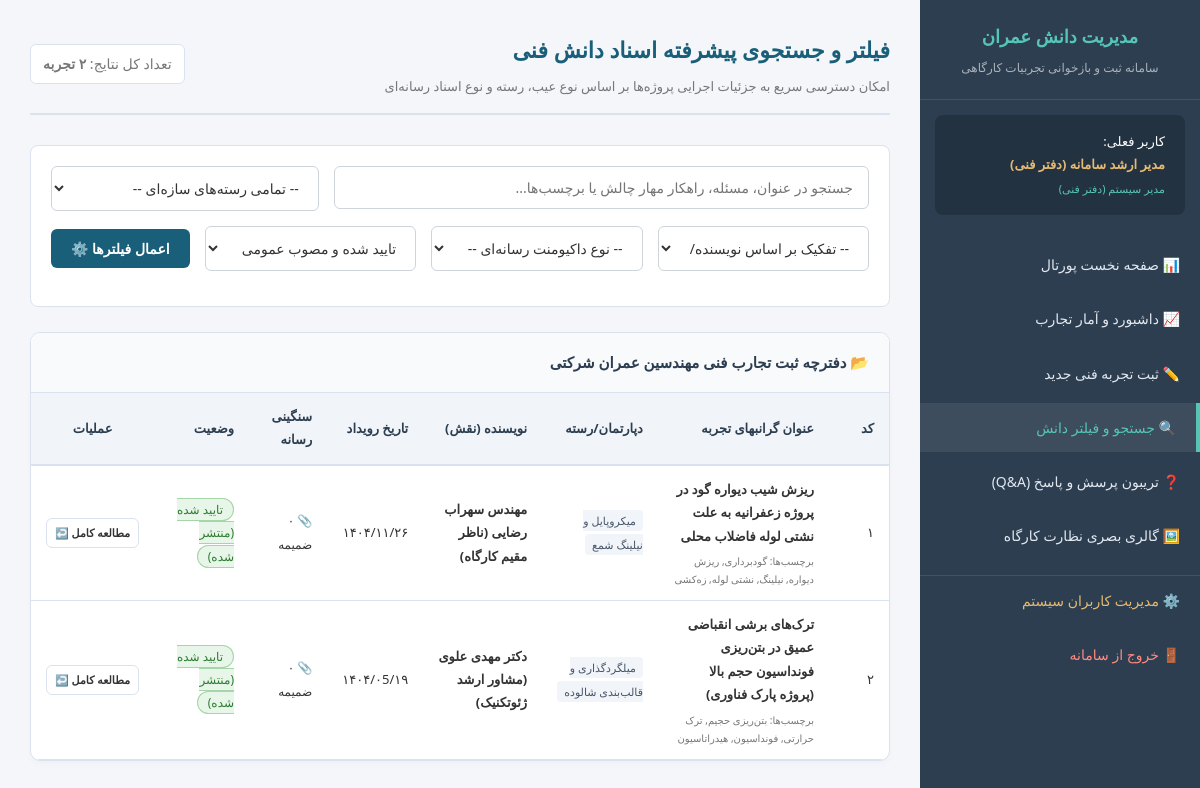
Page /knowledge_list.php (signed in) on the committed database.
### tables this page shows
CREATE TABLE IF NOT EXISTS `knowledge_entries` (
  `id` INT AUTO_INCREMENT PRIMARY KEY,
  `user_id` INT NOT NULL,
  `title` VARCHAR(255) NOT NULL,
  `problem` TEXT NOT NULL,
  `solution` TEXT NOT NULL,
  `result` TEXT DEFAULT NULL,
  `category_id` INT DEFAULT NULL,
  `keywords` VARCHAR(255) DEFAULT NULL,
  `date_occurred` DATE DEFAULT NULL,
  `status` ENUM('draft', 'approved', 'rejected') NOT NULL DEFAULT 'draft',
  `views` INT NOT NULL DEFAULT 0,
  `created_at` TIMESTAMP DEFAULT CURRENT_TIMESTAMP,
  `updated_at` TIMESTAMP DEFAULT CURRENT_TIMESTAMP ON UPDATE CURRENT_TIMESTAMP,
  FOREIGN KEY (`user_id`) REFERENCES `users` (`id`) ON DELETE CASCADE,
  FOREIGN KEY (`category_id`) REFERENCES `categories` (`id`) ON DELETE SET NULL
);

CREATE TABLE IF NOT EXISTS `categories` (
  `id` INT AUTO_INCREMENT PRIMARY KEY,
  `name` VARCHAR(100) NOT NULL,
  `parent_id` INT DEFAULT NULL,
  FOREIGN KEY (`parent_id`) REFERENCES `categories` (`id`) ON DELETE SET NULL
);

CREATE TABLE IF NOT EXISTS `users` (
  `id` INT AUTO_INCREMENT PRIMARY KEY,
  `username` VARCHAR(50) NOT NULL UNIQUE,
  `password_hash` VARCHAR(255) NOT NULL,
  `full_name` VARCHAR(100) NOT NULL,
  `role` ENUM('admin', 'expert', 'contributor') NOT NULL DEFAULT 'contributor',
  `password_must_change` TINYINT(1) NOT NULL DEFAULT 1,
  `created_at` TIMESTAMP DEFAULT CURRENT_TIMESTAMP
);

### knowledge_list.php (the view, shortened to what this page needs)
<?php
require_once __DIR__ . '/functions.php';
$user_role = $_SESSION['user_role'];
$user_id = $_SESSION['user_id'];
$search = isset($_GET['search']) ? trim($_GET['search']) : '';
$status_filter = isset($_GET['status']) ? trim($_GET['status']) : 'approved';
$limit = 10;
$page = isset($_GET['page']) ? (int)$_GET['page'] : 1;
$offset = ($page - 1) * $limit;
$query_parts = [];
$params = [];
if ($user_role === 'contributor') {
    $query_parts[] = "(k.status = 'approved' OR k.user_id = ?)";
    $params[] = $user_id;
} else {
    if (!empty($status_filter)) {
        $query_parts[] = "k.status = ?";
        $params[] = $status_filter;
    }
}
$where_clause = "";
if (count($query_parts) > 0) {
    $where_clause = "WHERE " . implode(" AND ", $query_parts);
}
try {
    $count_sql = "
        SELECT COUNT(DISTINCT k.id)
        FROM knowledge_entries k
        LEFT JOIN categories c ON k.category_id = c.id
        $where_clause
    ";
    $count_stmt = $pdo->prepare($count_sql);
    $count_stmt->execute($params);
    $total_rows = $count_stmt->fetchColumn();
    $data_sql = "
        SELECT k.*, u.full_name as author, c.name as category_name,
               (SELECT COUNT(*) FROM media m WHERE m.entry_type = 'knowledge' AND m.entry_id = k.id) as media_count
        FROM knowledge_entries k
        JOIN users u ON k.user_id = u.id
        LEFT JOIN categories c ON k.category_id = c.id
        $where_clause
        ORDER BY k.created_at DESC
        LIMIT $limit OFFSET $offset
    ";
    $stmt_data = $pdo->prepare($data_sql);
    $stmt_data->execute($params);
    $entries = $stmt_data->fetchAll();
} catch (PDOException $e) {
    die("خطا در محاسبات موتور آرشیو دانش: " . h($e->getMessage()));
}
?>
<!DOCTYPE html>
<html lang="fa" dir="rtl">
<head>
    <link rel="stylesheet" href="style.css">
</head>
<body>
<div class="wrapper">
    <aside class="sidebar">
        <div class="sidebar-header">
            <h1>مدیریت دانش عمران</h1>
            <p>سامانه ثبت و بازخوانی تجربیات کارگاهی</p>
        </div>
        <div class="user-profile-widget">
            <span class="text-muted">کاربر فعلی:</span><br>
            <span class="user-name"><?= h($_SESSION['user_fullname']) ?></span><br>
            <span style="font-size: 11px; color:#57c5b6;"><?= get_role_name($_SESSION['user_role']) ?></span>
        </div>
        <ul class="sidebar-menu">
            <li><a href="index.php">📊 صفحه نخست پورتال</a></li>
            <li><a href="dashboard.php">📈 داشبورد و آمار تجارب</a></li>
            <li><a href="add_knowledge.php">✏️ ثبت تجربه فنی جدید</a></li>
            <li class="active"><a href="knowledge_list.php">🔍 جستجو و فیلتر دانش</a></li>
            <li><a href="qna.php">❓ تریبون پرسش و پاسخ (Q&A)</a></li>
            <li><a href="gallery.php">🖼️ گالری بصری نظارت کارگاه</a></li>
            <?php if ($_SESSION['user_role'] === 'admin'): ?>
                <li style="border-top: 1px solid rgba(255,255,255,0.1); margin-top:10px;"><a href="admin_users.php" style="color:#e5ba73;">⚙️ مدیریت کاربران سیستم</a></li>
            <?php endif; ?>
            <li style="margin-top: auto;"><a href="logout.php" style="color: #ff8a80;">🚪 خروج از سامانه</a></li>
        </ul>
    </aside>
    <main class="main-content">
        <header class="content-header">
            <div>
                <h2>فیلتر و جستجوی پیشرفته اسناد دانش فنی</h2>
                <p style="color: var(--text-muted); font-size: 13px; margin-top:5px;">امکان دسترسی سریع به جزئیات اجرایی پروژه‌ها بر اساس نوع عیب، رسته و نوع اسناد رسانه‌ای</p>
            </div>
            <div class="datetime-display">
                تعداد کل نتایج:  <strong><?= convert_en_to_fa_digits($total_rows) ?> تجربه</strong>
            </div>
        </header>
        <div class="filter-bar">
            <form action="knowledge_list.php" method="GET">
                <div class="form-row" style="margin-bottom: 15px;">
                    <div class="form-col" style="flex:2;">
                        <input type="text" name="search" class="form-control" value="<?= h($search) ?>" placeholder="جستجو در عنوان، مسئله، راهکار مهار چالش یا برچسب‌ها...">
                    </div>
                    <div class="form-col">
                        <select name="category" class="form-control">
                            <option value="0">-- تمامی رسته‌های سازه‌ای --</option>
                        </select>
                    </div>
                </div>
                <div class="form-row" style="margin-bottom: 15px; align-items: center;">
                    <div class="form-col">
                        <select name="author" class="form-control">
                            <option value="0">-- تفکیک بر اساس نویسنده/ناظر --</option>
                        </select>
                    </div>
                    <div class="form-col">
                        <select name="media_type" class="form-control">
                            <option value="">-- نوع داکیومنت رسانه‌ای --</option>
                        </select>
                    </div>
                    <?php if (in_array($user_role, ['admin', 'expert'])): ?>
                        <div class="form-col">
                            <select name="status" class="form-control">
                                <option value="approved" <?= $status_filter === 'approved' ? 'selected' : '' ?>>تایید شده و مصوب عمومی</option>
                            </select>
                        </div>
                    <?php endif; ?>
                    <div style="display:flex; gap:8px;">
                        <button type="submit" class="btn btn-primary">اعمال فیلترها ⚙️</button>
                    </div>
                </div>
            </form>
        </div>
        <div class="card">
            <div class="card-title">📂 دفترچه ثبت تجارب فنی مهندسین عمران شرکتی</div>
            <div class="card-body" style="padding:0;">
                <?php if (empty($entries)): ?>
                    <div style="padding: 40px; text-align:center; color: var(--text-muted); font-size:14px;">
                        هیچ تجربه تایید شده یا ثبت‌شده‌ای منطبق با انتخاب شما پیدا نشد.
                    </div>
                <?php else: ?>
                    <table style="margin: 0;">
                        <thead>
                            <tr>
                                <th style="width: 60px;">کد</th>
                                <th>عنوان گرانبهای تجربه</th>
                                <th>دپارتمان/رسته</th>
                                <th>نویسنده (نقش)</th>
                                <th>تاریخ رویداد</th>
                                <th>سنگینی رسانه</th>
                                <?php if (in_array($user_role, ['admin', 'expert'])): ?>
                                    <th>وضعیت</th>
                                <?php endif; ?>
                                <th style="width:120px; text-align:center;">عملیات</th>
                            </tr>
                        </thead>
                        <tbody>
                            <?php foreach ($entries as $entry): ?>
                                <tr>
                                    <td><?= convert_en_to_fa_digits($entry['id']) ?></td>
                                    <td>
                                        <div style="font-weight: bold; font-size:13px;"><?= h($entry['title']) ?></div>
                                        <?php if(!empty($entry['keywords'])): ?>
                                            <div style="margin-top:4px; font-size:10px; color:var(--text-muted);">
                                                برچسب‌ها: <?= h($entry['keywords']) ?>
                                            </div>
                                        <?php endif; ?>
                                    </td>
                                    <td>
                                        <span style="background-color: #f1f5f9; padding:3px 7px; border-radius:4px; font-size:11px; color:#475569;">
                                            <?= h($entry['category_name']) ?>
                                        </span>
                                    </td>
                                    <td>
                                        <div><strong><?= h($entry['author']) ?></strong></div>
                                    </td>
                                    <td><?= to_jalali($entry['date_occurred']) ?></td>
                                    <td>
                                        <span style="font-size:12px;" title="فایل ضمیمه">
                                            📎 <?= convert_en_to_fa_digits($entry['media_count']) ?> ضمیمه
                                        </span>
                                    </td>
                                    <?php if (in_array($user_role, ['admin', 'expert'])): ?>
                                        <td><?= get_status_html($entry['status']) ?></td>
                                    <?php endif; ?>
                                    <td style="text-align:center;">
                                        <a href="view_knowledge.php?id=<?= $entry['id'] ?>" class="btn btn-secondary" style="padding: 4px 8px; font-size:11px; white-space:nowrap;">مطالعه کامل ↩️</a>
                                    </td>
                                </tr>
                            <?php endforeach; ?>
                        </tbody>
                    </table>
                <?php endif; ?>
            </div>
        </div>
    </main>
</div>
</body>
</html>

### functions.php (shortened to what this page needs)
<?php
function h($string) {
    return htmlspecialchars(trim($string), ENT_QUOTES, 'UTF-8');
}
function get_role_name($role) {
    switch ($role) {
        case 'admin': return 'مدیر سیستم (دفتر فنی)';
    }
}
function get_status_html($status) {
    switch ($status) {
        case 'approved':
            return '<span class="badge" style="background-color: #e8f5e9; color: #2e7d32; border: 1px solid #a5d6a7; padding: 2px 10px; border-radius: 20px; font-size: 12px;">تایید شده (منتشر شده)</span>';
    }
}
function to_jalali($g_date_string) {
    $timestamp = strtotime($g_date_string);
    $g_y = (int)date('Y', $timestamp);
    $g_m = (int)date('m', $timestamp);
    $g_d = (int)date('d', $timestamp);
    $g_days_in_month = array(31, 28, 31, 30, 31, 30, 31, 31, 30, 31, 30, 31);
    $j_days_in_month = array(31, 31, 31, 31, 31, 31, 30, 30, 30, 30, 30, 29);
    $gy = $g_y - 1600;
    $gm = $g_m - 1;
    $gd = $g_d - 1;
    $g_day_no = 365 * $gy + floor(($gy + 3) / 4) - floor(($gy + 99) / 100) + floor(($gy + 399) / 400);
    for ($i = 0; $i < $gm; ++$i) {
        $g_day_no += $g_days_in_month[$i];
    }
    $g_day_no += $gd;
    $j_day_no = $g_day_no - 79;
    $j_np = floor($j_day_no / 12053);
    $j_day_no %= 12053;
    $jy = 979 + 33 * $j_np + 4 * floor($j_day_no / 1461);
    $j_day_no %= 1461;
    if ($j_day_no >= 366) {
        $jy += floor(($j_day_no - 1) / 365);
        $j_day_no = ($j_day_no - 1) % 365;
    }
    for ($i = 0; $i < 11 && $j_day_no >= $j_days_in_month[$i]; ++$i) {
        $j_day_no -= $j_days_in_month[$i];
    }
    $jm = $i + 1;
    $jd = $j_day_no + 1;
    $jm_str = $jm < 10 ? '۰' . $jm : convert_en_to_fa_digits($jm);
    $jd_str = $jd < 10 ? '۰' . $jd : convert_en_to_fa_digits($jd);
    $jy_str = convert_en_to_fa_digits($jy);
    return $jy_str . '/' . $jm_str . '/' . $jd_str;
}
function convert_en_to_fa_digits($string) {
    if (empty($string)) return '۰';
    $en = array('0', '1', '2', '3', '4', '5', '6', '7', '8', '9');
    $fa = array('۰', '۱', '۲', '۳', '۴', '۵', '۶', '۷', '۸', '۹');
    return str_replace($en, $fa, (string)$string);
}

### rows in the picture
knowledge_entries: id "۱", title "ریزش شیب دیواره گود در پروژه زعفرانیه به علت نشتی لوله فاضلاب محلی", keywords "گودبرداری, ریزش دیواره, نیلینگ, نشتی لوله, زه‌کشی", category.name "میکروپایل و نیلینگ شمع", user.full_name "مهندس سهراب رضایی (ناظر مقیم کارگاه)", date_occurred "۱۴۰۴/۱۱/۲۶", media_count "۰", status "تایید شده (منتشر شده)"
knowledge_entries: id "۲", title "ترک‌های برشی انقباضی عمیق در بتن‌ریزی فونداسیون حجم بالا (پروژه پارک فناوری)", keywords "بتن‌ریزی حجیم, ترک حرارتی, فونداسیون, هیدراتاسیون", category.name "میلگردگذاری و قالب‌بندی شالوده", user.full_name "دکتر مهدی علوی (مشاور ارشد ژئوتکنیک)", date_occurred "۱۴۰۴/۰5/۱۹", media_count "۰", status "تایید شده (منتشر شده)"

### other values in the picture
$_SESSION['user_fullname'] "مدیر ارشد سامانه (دفتر فنی)"
get_role_name($_SESSION['user_role']) "مدیر سیستم (دفتر فنی)"
convert_en_to_fa_digits($total_rows) "۲"
